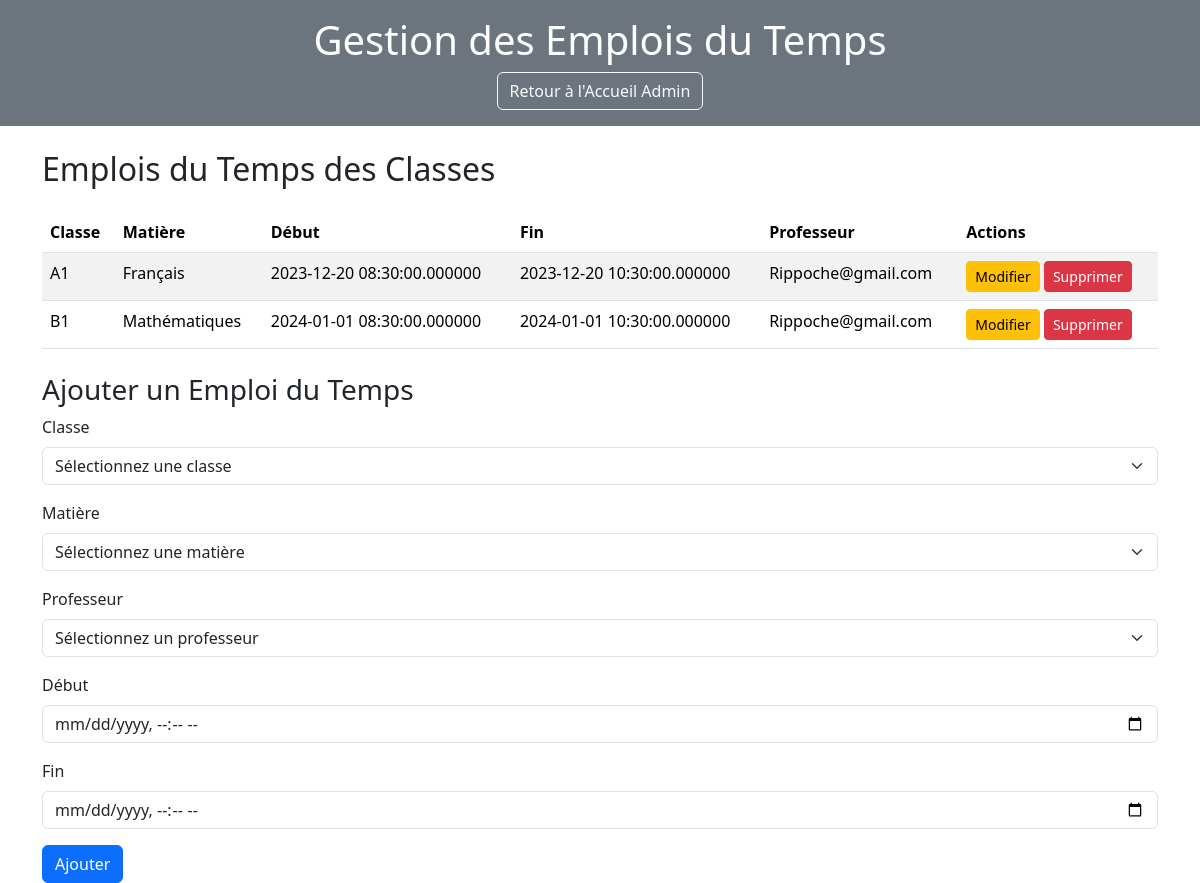
The app's page /gestion_planning.php (signed in) with its own data.
### tables this page shows
CREATE TABLE `schedule` (
  `id` int(11) NOT NULL,
  `start_datetime` datetime(6) NOT NULL,
  `end_datetime` datetime(6) NOT NULL,
  `class_id` int(11) NOT NULL,
  `User_id` int(11) DEFAULT NULL,
  `Subject_id` int(11) NOT NULL
);

CREATE TABLE `class` (
  `id` int(11) NOT NULL,
  `name` varchar(255) NOT NULL
);

CREATE TABLE `subject` (
  `id` int(11) NOT NULL,
  `name` varchar(255) NOT NULL
);

CREATE TABLE `user` (
  `id` int(11) NOT NULL,
  `firstname` varchar(255) NOT NULL,
  `surname` varchar(255) NOT NULL,
  `email` varchar(255) NOT NULL,
  `password` varchar(255) NOT NULL,
  `role` varchar(255) DEFAULT NULL,
  `class_id` int(11) DEFAULT NULL
);

### assets/files/manage_schedule.php (called while the page is built, shortened)
<?php
include_once 'assets/files/bdd.php';
$sql_planning = "
    SELECT DISTINCT
        s.id AS schedule_id,
        c.name AS class_name,
        sub.name AS subject_name,
        s.start_datetime,
        s.end_datetime,
        u.email AS teacher_name
    FROM schedule s
    JOIN class c ON s.class_id = c.id
    JOIN subject sub ON s.subject_id = sub.id
    JOIN user u ON s.User_id = u.id
";
$stmt_planning = $pdo->prepare($sql_planning);
$stmt_planning->execute();
$planning = $stmt_planning->fetchAll(PDO::FETCH_ASSOC);
?>

### gestion_planning.php (the view, shortened to what this page needs)
<?php
include_once 'assets/files/bdd.php';
include_once 'assets/files/manage_schedule.php';
?>
<!DOCTYPE html>
<html lang="fr">
<head>
    <link href="https://cdn.jsdelivr.net/npm/bootstrap@5.3.3/dist/css/bootstrap.min.css" rel="stylesheet">
</head>
<body>
<header class="bg-secondary text-white py-3 mb-4">
    <div class="container text-center">
        <h1 class="mb-2">Gestion des Emplois du Temps</h1>
        <a href="admin.php" class="btn btn-outline-light">Retour à l'Accueil Admin</a>
    </div>
</header>
<div class="container">
    <h2 class="mb-4">Emplois du Temps des Classes</h2>
    <table class="table table-striped">
        <thead>
            <tr>
                <th>Classe</th>
                <th>Matière</th>
                <th>Début</th>
                <th>Fin</th>
                <th>Professeur</th>
                <th>Actions</th>
            </tr>
        </thead>
        <tbody>
            <?php foreach ($planning as $row): ?>
            <tr>
                <td><?= htmlspecialchars($row['class_name']); ?></td>
                <td><?= htmlspecialchars($row['subject_name']); ?></td>
                <td><?= htmlspecialchars($row['start_datetime']); ?></td>
                <td><?= htmlspecialchars($row['end_datetime']); ?></td>
                <td><?= htmlspecialchars($row['teacher_name']); ?></td>
                <td>
                    <button class="btn btn-warning btn-sm" data-bs-toggle="modal" data-bs-target="#editModal<?= $row['schedule_id']; ?>">Modifier</button>
                    <form method="POST" class="d-inline">
                        <button type="submit" class="btn btn-danger btn-sm">Supprimer</button>
                    </form>
                </td>
            </tr>
            <?php endforeach; ?>
        </tbody>
    </table>
    <h3 class="mt-4">Ajouter un Emploi du Temps</h3>
    <form method="POST">
        <div class="mb-3">
            <label for="class_id" class="form-label">Classe</label>
            <select id="class_id" name="class_id" class="form-select" required>
                <option value="">Sélectionnez une classe</option>
            </select>
        </div>
        <div class="mb-3">
            <label for="subject_id" class="form-label">Matière</label>
            <select id="subject_id" name="subject_id" class="form-select" required>
                <option value="">Sélectionnez une matière</option>
            </select>
        </div>
        <div class="mb-3">
            <label for="teacher_id" class="form-label">Professeur</label>
            <select id="teacher_id" name="teacher_id" class="form-select" required>
                <option value="">Sélectionnez un professeur</option>
            </select>
        </div>
        <div class="mb-3">
            <label for="start_datetime" class="form-label">Début</label>
            <input type="datetime-local" id="start_datetime" name="start_datetime" class="form-control" required>
        </div>
        <div class="mb-3">
            <label for="end_datetime" class="form-label">Fin</label>
            <input type="datetime-local" id="end_datetime" name="end_datetime" class="form-control" required>
        </div>
        <button type="submit" class="btn btn-primary">Ajouter</button>
    </form>
</div>
</body>
</html>

### records on screen
schedule: class.name "A1", Subject.name "Français", start_datetime "2023-12-20 08:30:00.000000", end_datetime "2023-12-20 10:30:00.000000", User.email "Rippoche@gmail.com"
schedule: class.name "B1", Subject.name "Mathématiques", start_datetime "2024-01-01 08:30:00.000000", end_datetime "2024-01-01 10:30:00.000000", User.email "Rippoche@gmail.com"
